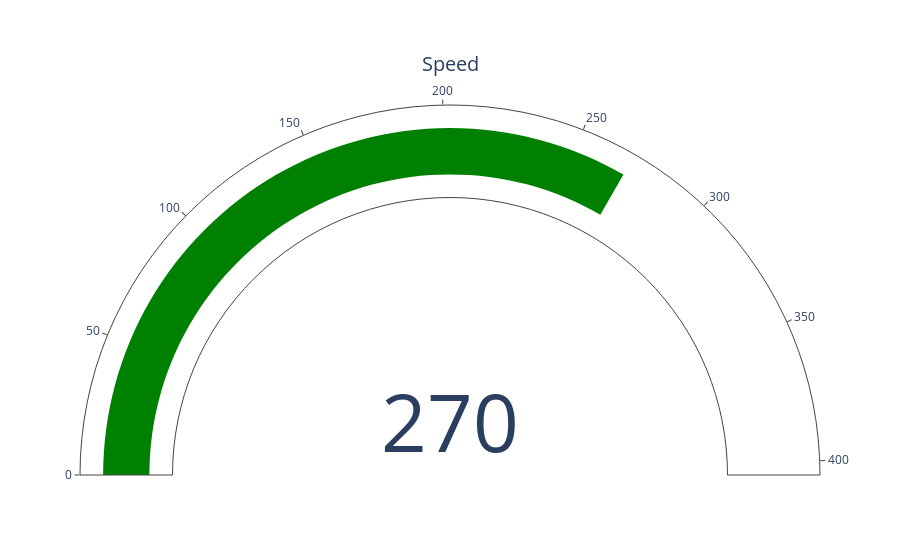

The code cell stored with this chart in its notebook:
### Code cell
fig = go.Figure(go.Indicator(
    mode = "gauge+number",
    value = 270,
    domain = {'x': [0, 1], 'y': [0, 1]},
    title = {'text': "Speed"}))
                
fig.show()

### Figure 1 — Plotly figure (JSON) as saved in the notebook; plotly's stock layout.template omitted (floating-point values rounded to 4 significant figures)
{"data": [{"domain": {"x": [0, 1], "y": [0, 1]}, "mode": "gauge+number", "title": {"text": "Speed"}, "type": "indicator", "value": 270}], "layout": {}}
